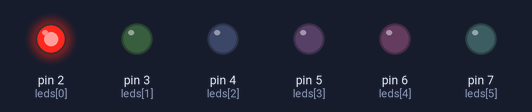
A sketch run on a simulated Arduino Uno, built with avr-gcc and run on an emulated ATmega328P. Parts: output pins drawn as LEDs (lit = HIGH).

Above: at 0.07 s.
At 0.52 s:
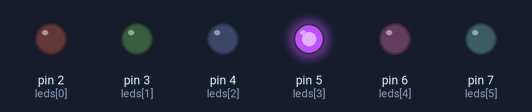
At 0.97 s:
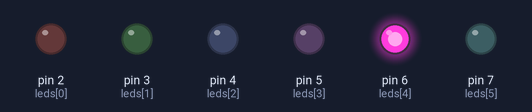
At 1.87 s:
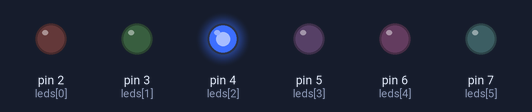
At 2.32 s:
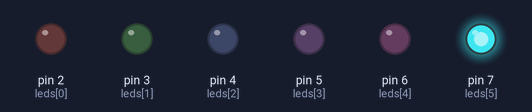
At 3.22 s:
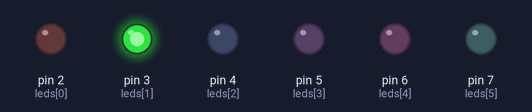
Timing chart, 0 to 3.5 s (numbered marks = the images above):
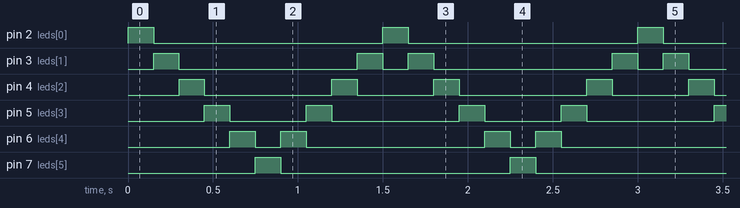

The sketch:

sketch.ino
```cpp
int leds[] = {2, 3, 4, 5, 6, 7};
int totalLeds = 6;

void setup() {
  for (int i = 0; i < totalLeds; i++) {
    pinMode(leds[i], OUTPUT);
  }
}

void loop() {
  // Vai da esquerda para a direita
  for (int i = 0; i < totalLeds; i++) {
    acenderLed(i);
  }
  // Volta da direita para a esquerda
  for (int i = totalLeds - 2; i > 0; i--) {
    acenderLed(i);
  }
}

void acenderLed(int i) {
  for (int j = 0; j < totalLeds; j++) {
    digitalWrite(leds[j], LOW);
  }
  digitalWrite(leds[i], HIGH);
  delay(150);
}
```

Measured:
- by itself, pin 2 (leds[0]), pin 7 (leds[5]): alternates HIGH for 0.15 s and LOW for 1.4 s
- by itself, pin 3 (leds[1]): repeats every 1.5 s: LOW 1.1 s, HIGH 0.15 s, LOW 0.15 s, HIGH 0.15 s
- by itself, pin 4 (leds[2]): repeats every 1.5 s: LOW 0.75 s, HIGH 0.15 s, LOW 0.45 s, HIGH 0.15 s
- by itself, pin 5 (leds[3]): repeats every 1.5 s: LOW 0.45 s, HIGH 0.15 s, LOW 0.75 s, HIGH 0.15 s
- by itself, pin 6 (leds[4]): repeats every 1.5 s: LOW 0.15 s, HIGH 0.15 s, LOW 1.1 s, HIGH 0.15 s
